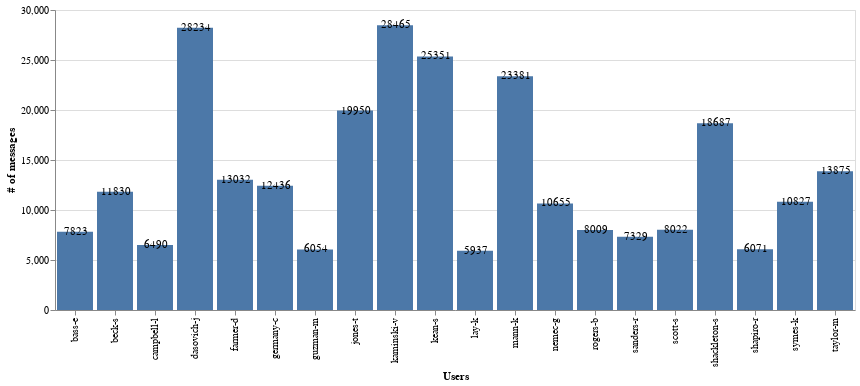

Notebook cell for this chart:
### Code cell
# Plotting

bars = alt.Chart(top20df2).mark_bar().encode(
	alt.X('val',title = 'Users'),
	alt.Y('messages', title = '# of messages')
	)

text = bars.mark_text(
	align='center',
	baseline='middle',
	dx=1
).encode(
	text='messages'
)

(bars + text).properties(width=800)

### Figure 1 — Vega-Lite specification as saved in the notebook (floating-point values rounded to 4 significant figures)
{"config": {"view": {"continuousWidth": 400, "continuousHeight": 300}}, "layer": [{"mark": "bar", "encoding": {"x": {"field": "val", "title": "Users", "type": "nominal"}, "y": {"field": "messages", "title": "# of messages", "type": "quantitative"}}}, {"mark": {"type": "text", "align": "center", "baseline": "middle", "dx": 1}, "encoding": {"text": {"field": "messages", "type": "quantitative"}, "x": {"field": "val", "title": "Users", "type": "nominal"}, "y": {"field": "messages", "title": "# of messages", "type": "quantitative"}}}], "data": {"name": "data-8188ebbe03bc55385b6d2db6f3ba5b2f"}, "width": 800, "$schema": "https://vega.github.io/schema/vega-lite/v4.17.0.json", "datasets": {"data-8188ebbe03bc55385b6d2db6f3ba5b2f": [{"val": "kaminski-v", "messages": 28465}, {"val": "dasovich-j", "messages": 28234}, {"val": "kean-s", "messages": 25351}, {"val": "mann-k", "messages": 23381}, {"val": "jones-t", "messages": 19950}, {"val": "shackleton-s", "messages": 18687}, {"val": "taylor-m", "messages": 13875}, {"val": "farmer-d", "messages": 13032}, {"val": "germany-c", "messages": 12436}, {"val": "beck-s", "messages": 11830}, {"val": "symes-k", "messages": 10827}, {"val": "nemec-g", "messages": 10655}, {"val": "scott-s", "messages": 8022}, {"val": "rogers-b", "messages": 8009}, {"val": "bass-e", "messages": 7823}, {"val": "sanders-r", "messages": 7329}, {"val": "campbell-l", "messages": 6490}, {"val": "shapiro-r", "messages": 6071}, {"val": "guzman-m", "messages": 6054}, {"val": "lay-k", "messages": 5937}]}}
